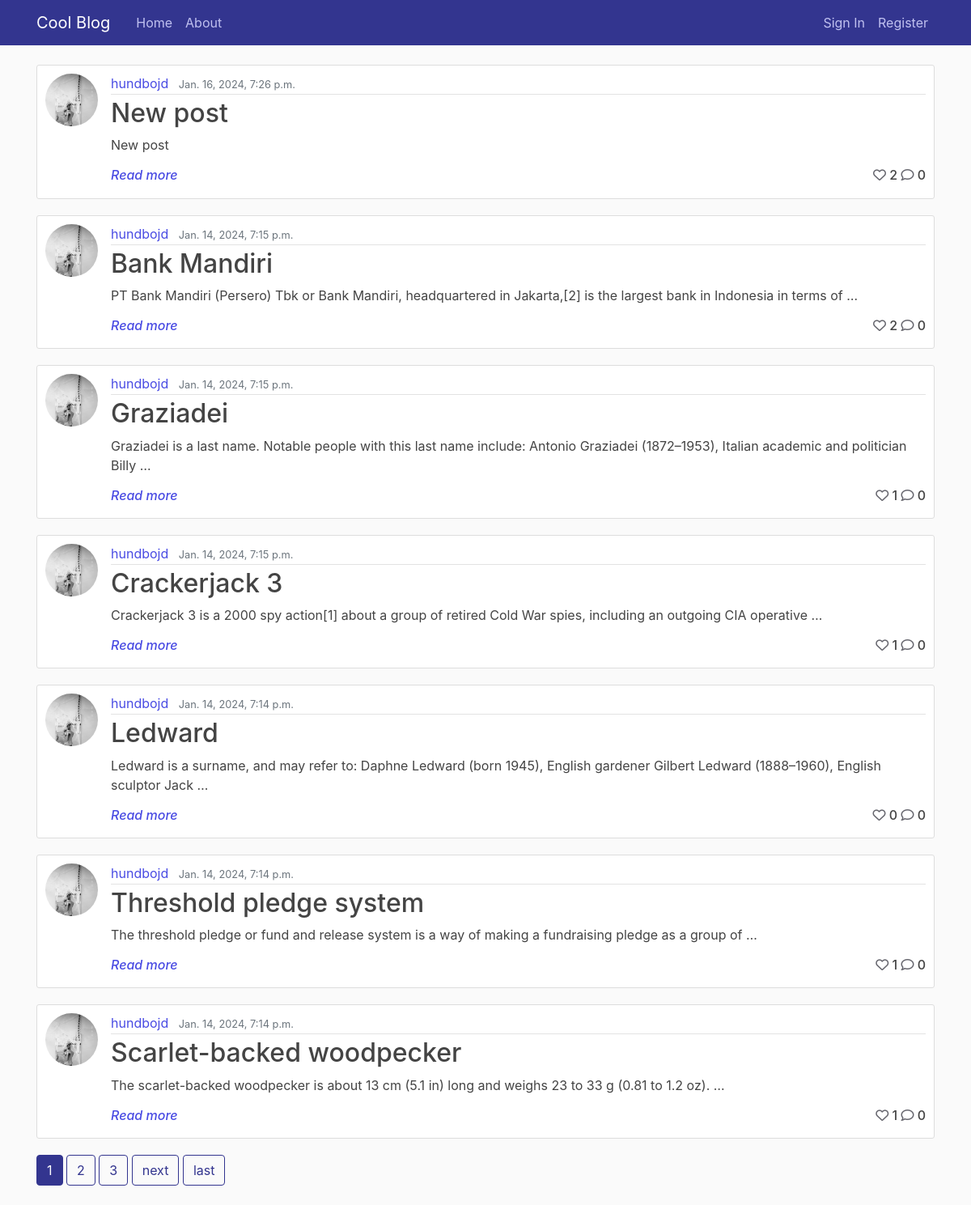
The app's page /, older data.
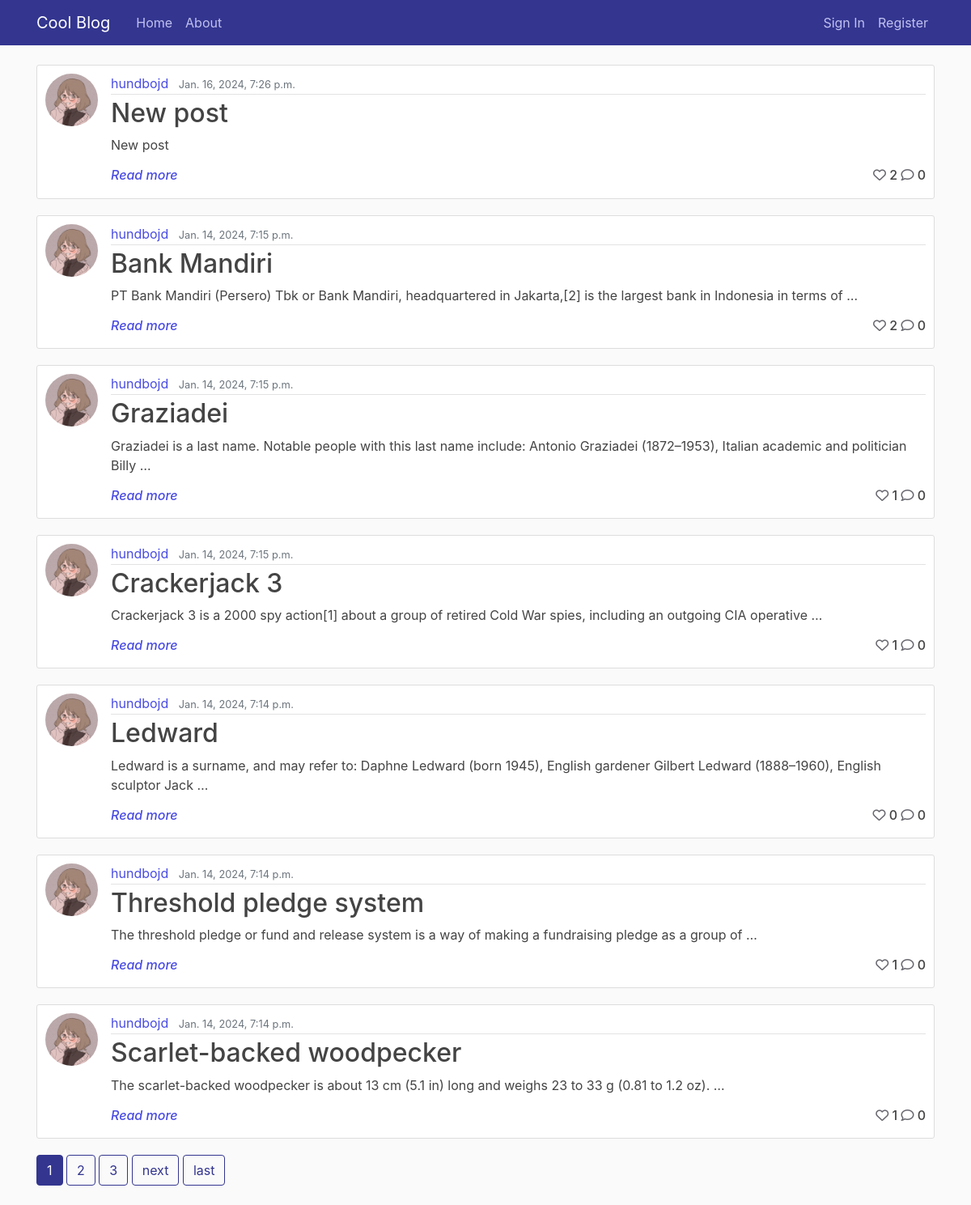
The same page, newer data.
### blog/models.py (models this page shows, shortened)
class Post(models.Model):
    title = models.CharField(max_length=100)
    content = models.TextField()
    date_posted = models.DateTimeField(default=timezone.now)
    author = models.ForeignKey(User, on_delete=models.CASCADE)
    likes = models.ManyToManyField(User, related_name='post_like', blank=True)
    def number_of_likes(self):
        return self.likes.count()

### users/models.py (models this page shows, shortened)
class Profile(models.Model):
    user = models.OneToOneField(User, on_delete=models.CASCADE)
    image = models.ImageField(default='default.jpg', upload_to='profile_pics')
    bio = models.CharField(null=True, blank=True, max_length=150)
    city = models.CharField(null=True, blank=True, max_length=20)
    social = models.CharField(null=True, blank=True, max_length=100)

### blog/views.py (the view)
# urls.py: path('', PostListView.as_view(), name='blog-home'),
class PostListView(ListView):
    model = Post
    template_name = 'blog/home.html'
    context_object_name = 'posts'
    ordering = ['-date_posted']
    paginate_by = 7

### blog/templates/blog/home.html (shortened to what this page needs)
{% extends "blog/base.html" %}
{% block content %}
    {% for post in posts %}
        <article class="media content-section">
          <img class="rounded-circle article-img" src=" {{post.author.profile.image.url }}">
          <div class="media-body">
            <div class="article-metadata">
              <a class="mr-2" href="{% url 'profile' post.author.id %}">{{ post.author }}</a>
              <small class="text-muted">{{ post.date_posted}}</small>
            </div >
            <h2><a class="article-title" href="{% url 'post-detail' post.id %}">{{ post.title }}</a></h2>
            <p class="article-content">{{ post.content|truncatewords:20  }}</p>
            {% if user in post.likes.all %}
                <h6><i><a class="article-content" href="{% url 'post-detail' post.id %}"><span>Read more</span></a></i><span style="float : right;"><a href="{% url 'post-likes' post.id %}#{{post.id}}" style=color:#33358f><i class="fa-solid fa-heart"></i></a> {{post.number_of_likes}} <a href="{% url 'post-detail' post.id %}#{{post.id}}" style=color:#66666e><i class="fa fa-comment-o "></i></a> {{post.comments.count}}</span> </h6>
            {% else %}
                <h6><i><a class="article-content" href="{% url 'post-detail' post.id %}"><span>Read more</span></a></i><span style="float : right;"><a href="{% url 'post-likes' post.id %}#{{post.id}}" style=color:#66666e><i class="fa fa-heart-o "></i></a> {{post.number_of_likes}} <a href="{% url 'post-detail' post.id %}#{{post.id}}" style=color:#66666e><i class="fa fa-comment-o "></i></a> {{post.comments.count}}</span> </h6>
            {% endif %}
          </div>
        </article>
    {% endfor %}
    {% if is_paginated %}
        {% for num in page_obj.paginator.page_range %}
            {% if page_obj.number == num %}
                <a class='btn btn-info mb-4' href="?page={{num}}">{{ num }}</a>
            {% elif num > page_obj.number|add:'-3' and num < page_obj.number|add:'3'%}
                <a class='btn btn-outline-info mb-4' href="?page={{num}}">{{ num }}</a>
            {% endif %}
        {% endfor %}
        {% if page_obj.has_next %}
            <a class='btn btn-outline-info mb-4' href="?page={{page_obj.next_page_number}}">next</a>
            <a class='btn btn-outline-info mb-4' href="?page={{page_obj.paginator.num_pages}}">last</a>
        {% endif %}
    {% endif %}
{% endblock content %}

### blog/templates/blog/base.html (shortened to what this page needs)
{% load static %}
<!DOCTYPE html>
<html lang="en">
<head>
    <link rel="stylesheet" href="https://cdn.jsdelivr.net/npm/bootstrap@4.0.0/dist/css/bootstrap.min.css">
    <link rel="stylesheet" type="text/css" href="{% static 'blog/main.css' %}">
</head>
<body>
    <header class="site-header">
      <nav class="navbar navbar-expand-md navbar-dark bg-steel fixed-top">
        <div class="container">
          <a class="navbar-brand mr-4" href="/">Cool Blog</a>
          <div class="collapse navbar-collapse" id="navbarToggle">
            <div class="navbar-nav mr-auto">
              <a class="nav-item nav-link" href="{% url 'blog-home' %}">Home</a>
              <a class="nav-item nav-link" href="{% url 'blog-about' %}">About</a>
            </div>
            <div class="navbar-nav">
              {% if user.is_authenticated %}
                <a class="nav-item nav-link" href="{% url 'post-create' %}">New Post</a>
                <a class="nav-item nav-link" href="{% url 'profile' request.user.id %}">My profile</a>
                <form method="POST" action="{% url 'logout' %}">
                    {% csrf_token %}
                    <button class="nav-item nav-link" type="submit"
                     style="background-color: #33358f; border: 0; cursor: pointer;">Log Out
                    </button>
                </form>
              {% else %}
                <a class="nav-item nav-link" href="{% url 'login' %}">Sign In</a>
                <a class="nav-item nav-link" href="{% url 'register' %}">Register</a>
              {% endif %}
            </div>
          </div>
        </div>
      </nav>
    </header>
    <main role="main" class="container">
      <div class="row">
        <div class="col-md-12">
          {% block content %}{% endblock %}
        </div>
        </div>
    </main>
</body>
</html>

### blog/static/blog/main.css (style rules this page uses)
body { background: #fafafa; color: #444444; margin-top: 5rem; }
h1, h2, h3, h4, h5, h6 { color: #444444; }
a { color: #494be3; }
.bg-steel { background-color: #33358f; }
.site-header .navbar-nav .nav-link { color: #c0c1f0; }
a.btn.btn-info { background: #33358f; border-color: #33358f; }
a.btn.btn-outline-info { color: #33358f; border-color: #33358f; }
.content-section { background: #ffffff; padding: 10px 10px; border: 1px solid #dddddd; border-radius: 3px; margin-bottom: 20px; }
.article-title { color: #444444; }
.article-content { white-space: pre-line; }
.article-img { height: 65px; width: 65px; margin-right: 16px; }
.article-metadata { padding-bottom: 1px; margin-bottom: 4px; border-bottom: 1px solid #e3e3e3 }

Row changes from the older to the newer data that the page shows:
changed through a linked row, Post "New post": author.profile.image: a different picture
changed through a linked row, Post "Bank Mandiri": author.profile.image: a different picture
changed through a linked row, Post "Graziadei": author.profile.image: a different picture
changed through a linked row, Post "Crackerjack 3": author.profile.image: a different picture
changed through a linked row, Post "Ledward": author.profile.image: a different picture
changed through a linked row, Post "Threshold pledge system": author.profile.image: a different picture
changed through a linked row, Post "Scarlet-backed woodpecker": author.profile.image: a different picture
